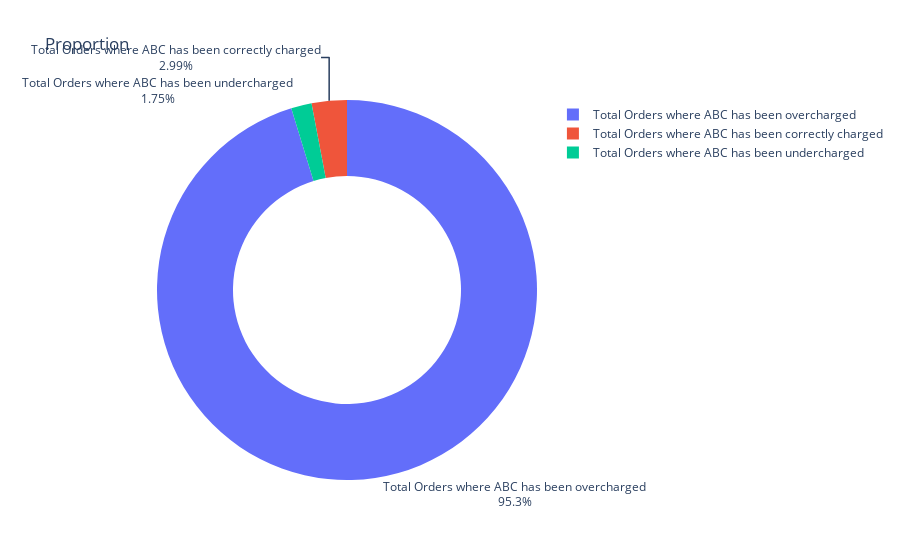

The notebook cell saved with this chart:
### Code cell
fig = go.Figure(data=go.Pie(labels=df_summary['Description'],
                            values=df_summary['Count'],
                            textinfo='label+percent',
                            hole=0.6))
fig.update_layout(title='Proportion')

fig.show()

### Figure 1 — Plotly figure (JSON) as saved in the notebook; plotly's stock layout.template omitted (floating-point values rounded to 4 significant figures)
{"data": [{"hole": 0.6, "labels": ["Total Orders where ABC has been correctly charged", "Total Orders where ABC has been overcharged", "Total Orders where ABC has been undercharged"], "textinfo": "label+percent", "type": "pie", "values": [12, 382, 7]}], "layout": {"title": {"text": "Proportion"}}}
